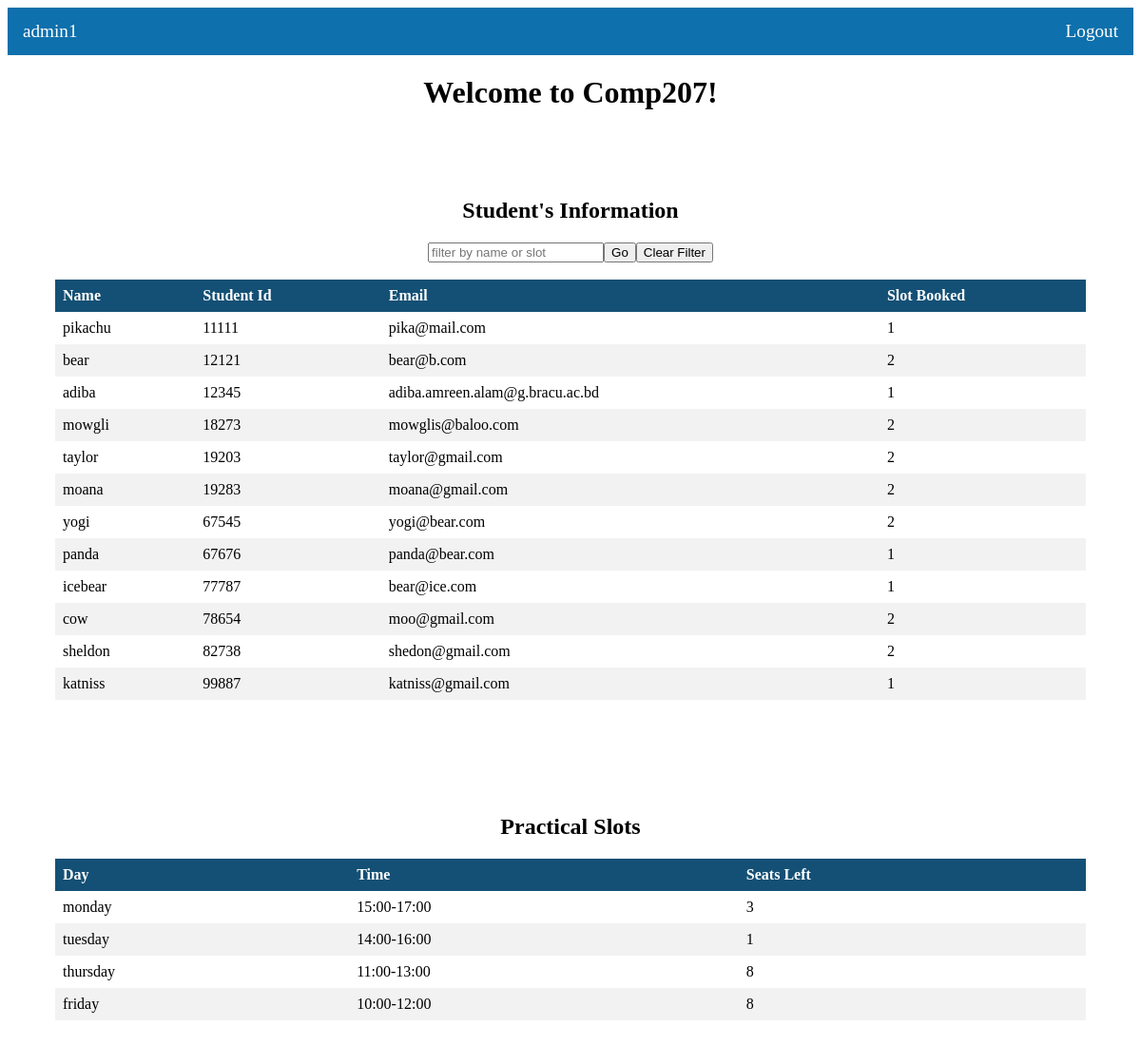
/admindashboard.php (signed in), run on the app's committed database.
### tables this page shows
CREATE TABLE `students` (
  `name` varchar(100) NOT NULL,
  `email` varchar(100) NOT NULL,
  `sid` int(5) NOT NULL,
  `slot_booked` int(11) NOT NULL
);

CREATE TABLE `slots` (
  `slotid` int(11) NOT NULL,
  `day` varchar(20) NOT NULL,
  `time` varchar(20) NOT NULL,
  `seats_left` int(11) NOT NULL
);

### admindashboard.php (the view, shortened to what this page needs)
<?php
include("connectdb.php");
$sql1 = "SELECT * FROM students";
?>
<!DOCTYPE html>
<html>
<head>
    <link rel="stylesheet" href="style.css" />
</head>
<body>
    <ul class="navbar">
        <li class="nav-item" style="float: left; font-family: geneva;"><a class="nav-link" href="admindashboard.php"><?php echo $_SESSION['username']; ?></a></li>
        <li class="nav-item"><a class="nav-link" href="logout.php">Logout</a></li>
    </ul>
    <div class ="row">
        <h1>Welcome to Comp207!</h1>
    </div>
    <div class="tablec">
    <h2 style="text-align: center;">Student's Information</h2>
    <form class="filterform" method="post" action="admindashboard.php">
        <input type="text" id="filter" name="filter" placeholder="filter by name or slot" tabindex="0"/>
        <input type="submit" name="Filterbutton" id="Filterbutton" value="Go"/>
        <input type="submit" name="Clearbutton" id="Clearbutton" value="Clear Filter"/>
    </form>
    <table>
        <thead>
            <tr>
                <th><a href="admindashboard.php?sort=name">Name</a></th>
                <th><a href="admindashboard.php?sort=sid">Student Id</a></th>
                <th><a href="admindashboard.php?sort=email">Email</a></th>
                <th><a href="admindashboard.php?sort=slot_booked">Slot Booked</a></th>
            </tr>
        </thead>
        <tbody>
            <?php
            $result1 = mysqli_query($conn, $sql1);
            while ($row = $result1->fetch_assoc()) {
            ?>
            <tr>
                <td><?php echo $row['name']; ?></td>
                <td><?php echo $row['sid']; ?></td>
                <td><?php echo $row['email']; ?></td>
                <td><?php echo $row['slot_booked']; ?></td>
            </tr>
            <?php
            }
            ?>
        </tbody>
    </table>
    </div>
    <div class="tablec">
    <h2 style="text-align: center;">Practical Slots</h2>
    <table>
        <thead>
            <tr>
                <th>Day</th>
                <th>Time</th>
                <th>Seats Left</th>
            </tr>
        </thead>
            <tbody>
                <?php
                $sql2 = "SELECT * FROM slots";
                $result2 = mysqli_query($conn, $sql2);
                while ($row = $result2->fetch_assoc()) {
                ?>
                <tr>
                    <td><?php echo $row['day']; ?></td>
                    <td><?php echo $row['time']; ?></td>
                    <td><?php echo $row['seats_left']; ?></td>
                </tr>
                <?php
                }
                ?>
            </tbody>
    </table>
    </div>
</body>
</html>

### style.css (style rules this page uses)
body { background: white; }
.navbar { list-style-type: none; margin: 0; padding: 0px; overflow: hidden; background-color: rgb(14, 112, 172); position: -webkit-sticky; position: sticky !important; top: 0; z-index: 2 }
.nav-item { float: right; font-size: larger; }
.nav-link { display: block; color: white; text-align: center; padding: 14px 16px; text-decoration: none; }
.row { display: flex; justify-content: center; align-items: center; }
table { border-collapse: collapse; width: 100%; }
th, td { text-align: left; padding: 8px; }
tr:nth-child(even) { background-color: #f2f2f2 }
th { background-color: rgb(20, 80, 117); color: white; }
.tablec { padding: 50px; }
a { color: white; text-decoration: none; }
.filterform { display: flex; justify-content: center; align-items: center; }

### data on the page
students: name "pikachu", sid "11111", email "pika@mail.com", slot_booked "1"
students: name "bear", sid "12121", email "bear@b.com", slot_booked "2"
students: name "adiba", sid "12345", email "adiba.amreen.alam@g.bracu.ac.bd", slot_booked "1"
students: name "mowgli", sid "18273", email "mowglis@baloo.com", slot_booked "2"
students: name "taylor", sid "19203", email "taylor@gmail.com", slot_booked "2"
students: name "moana", sid "19283", email "moana@gmail.com", slot_booked "2"
students: name "yogi", sid "67545", email "yogi@bear.com", slot_booked "2"
students: name "panda", sid "67676", email "panda@bear.com", slot_booked "1"
students: name "icebear", sid "77787", email "bear@ice.com", slot_booked "1"
students: name "cow", sid "78654", email "moo@gmail.com", slot_booked "2"
students: name "sheldon", sid "82738", email "shedon@gmail.com", slot_booked "2"
students: name "katniss", sid "99887", email "katniss@gmail.com", slot_booked "1"
slots: day "monday", time "15:00-17:00", seats_left "3"
slots: day "tuesday", time "14:00-16:00", seats_left "1"
slots: day "thursday", time "11:00-13:00", seats_left "8"
slots: day "friday", time "10:00-12:00", seats_left "8"

### other printed values
$_SESSION['username'] "admin1"
